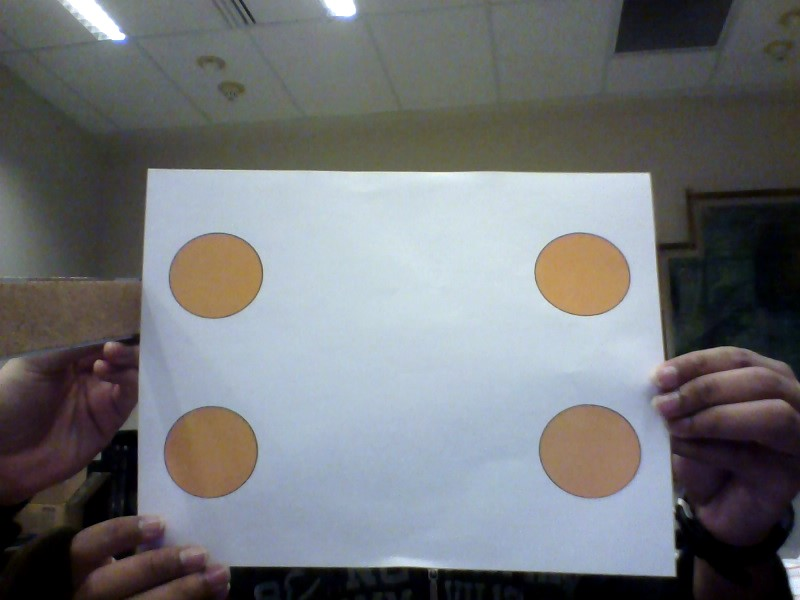
#> input picture image1.jpg, 800 x 600 px, given in place of the camera
$ python test.py   (Python 2 division)
#> lines starting #> are read from the running program, lines starting #| are printed output that depends on the picture; after the words box and inside, x2 and y2 are one past the last pixel; in counts of white or black regions, pixels touching at a corner belong together
#Adrian Rosebrock's guide - VIP
# import the necessary packages
from collections import deque
import numpy as np
import argparse
import imutils
import cv2

# construct the argument parse and parse the arguments
ap = argparse.ArgumentParser()
ap.add_argument("-v", "--video",
	help="path to the (optional) video file")
ap.add_argument("-b", "--buffer", type=int, default=32,
	help="max buffer size")
args = vars(ap.parse_args())

# ball in the HSV color space
orangeLower = (5, 50, 50)
orangeUpper = (15, 255, 255)

# initialize the list of tracked points, the frame counter,
# and the coordinate deltas
pts = deque(maxlen=args["buffer"])
counter = 0
(dX, dY) = (0, 0)
direction = ""
camera = cv2.VideoCapture(0)
# keep looping
while True:
	# grab the current frame
	(grabbed, frame) = camera.read()
#> frame is the input picture: shape (600, 800, 3); mean B, G, R 119.3, 116.3, 113.8

	# if we are viewing a video and we did not grab a frame,
	# then we have reached the end of the video
	if args.get("video") and not grabbed:
		break

	# resize the frame, blur it, and convert it to the HSV
	# color space
	frame = imutils.resize(frame, width=600)
#> frame: shape (450, 600, 3)
	blurred = cv2.GaussianBlur(frame, (11, 11), 0)
	hsv = cv2.cvtColor(frame, cv2.COLOR_BGR2HSV)
#> hsv: shape (450, 600, 3); mean H, S, V 83.3, 54.3, 127.2

	# construct a mask for the color "orange", then perform
	# a series of dilations and erosions to remove any small
	# blobs left in the mask
	mask = cv2.inRange(hsv, orangeLower, orangeUpper)
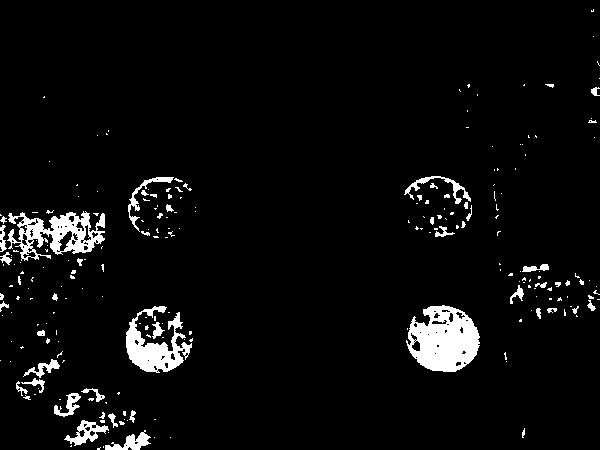
#> mask: shape (450, 600); 4.6% white; 227 white regions (178 under 20 px), largest, box (x1, y1, x2, y2) and area: (406, 305, 480, 372) 3380, (7, 211, 105, 261) 2259, (126, 306, 192, 373) 1955
	mask = cv2.erode(mask, None, iterations=2)
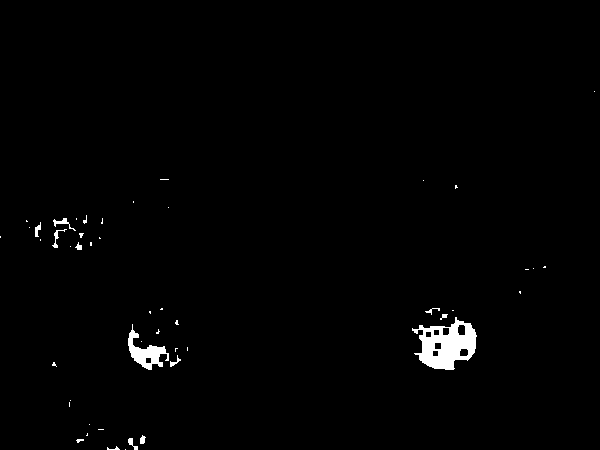
#> mask: shape (450, 600); 1.2% white; 49 white regions (36 under 20 px), largest, box (x1, y1, x2, y2) and area: (412, 317, 477, 370) 1929, (128, 324, 169, 370) 686, (53, 218, 76, 231) 80
	mask = cv2.dilate(mask, None, iterations=2)
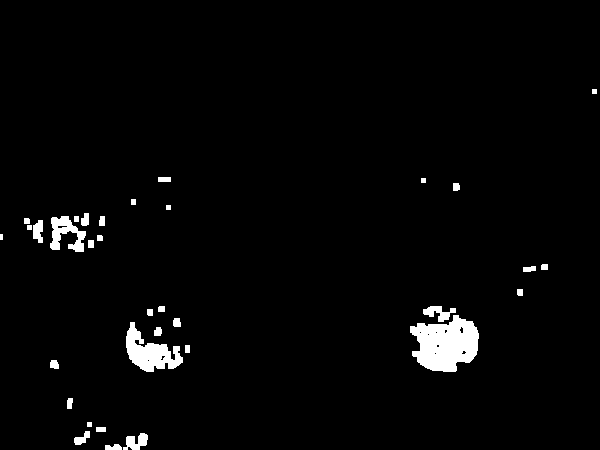
#> mask: shape (450, 600); 2.5% white; 34 white regions (1 under 20 px)

	# find contours in the mask and initialize the current
	# (x, y) center of the ball
	cnts = cv2.findContours(mask.copy(), cv2.RETR_EXTERNAL,
		cv2.CHAIN_APPROX_SIMPLE)[-2]
#> cnts = 34 contours, 6 with area under 20; largest, box (x1, y1, x2, y2) and area: (410, 315, 479, 372) 2654, (126, 322, 183, 372) 1274, (50, 216, 86, 252) 609, (123, 433, 148, 450) 218, (423, 306, 456, 322) 216
	center = None

		# only proceed if at least one contour was found
	if len(cnts) > 0:
		# find the largest contour in the mask, then use
		# it to compute the minimum enclosing circle and
		# centroid
		c = max(cnts, key=cv2.contourArea)
#> c = contour of 88 points, box (x1, y1, x2, y2) (410, 315, 479, 372), area 2654
		((x, y), radius) = cv2.minEnclosingCircle(c)
#> x = 443; y = 340; radius = 35.85
		M = cv2.moments(c)
#> M = moments, m00 2654.5, centre m10/m00, m01/m00 = (445.7, 343.9)
		center = (int(M["m10"] / M["m00"]), int(M["m01"] / M["m00"]))
#> center = (445, 343)

		# only proceed if the radius meets a minimum size
		if radius > 10: #dont know what the minimum area should be currently---(change later on)
			# draw the circle and centroid on the frame,
			# then update the list of tracked points
			cv2.circle(frame, (int(x), int(y)), int(radius),
				(0, 255, 255), 2)
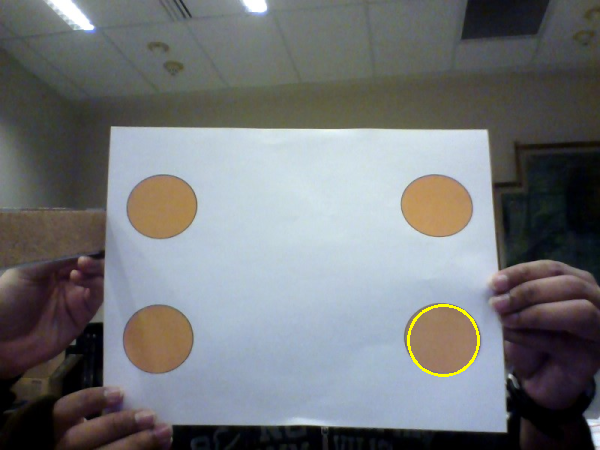
#> frame: shape (450, 600, 3); mean B, G, R 119, 116.6, 114.1
			cv2.circle(frame, center, 5, (0, 0, 255), -1)
#> frame: shape (450, 600, 3); 0.03% of pixels changed, all inside (x1, y1, x2, y2) = (440, 338, 451, 349)
			pts.appendleft(center)

	# loop over the set of tracked points
	for i in np.arange(1, len(pts)):
		# if either of the tracked points are None, ignore
		# them
		if pts[i - 1] is None or pts[i] is None:
			continue

		# check to see if enough points have been accumulated in
		# the buffer
		if counter >= 10 and i == 1 and pts[-10] is not None:
			# compute the difference between the x and y
			# coordinates and re-initialize the direction
			# text variables
			dX = pts[-10][0] - pts[i][0]
			dY = pts[-10][1] - pts[i][1]
			(dirX, dirY) = ("", "")

			# ensure there is significant movement in the
			# x-direction
			if np.abs(dX) > 20:
				dirX = "East" if np.sign(dX) == 1 else "West"

			# ensure there is significant movement in the
			# y-direction
			if np.abs(dY) > 20:
				dirY = "North" if np.sign(dY) == 1 else "South"

			# handle when both directions are non-empty
			if dirX != "" and dirY != "":
				direction = "{}-{}".format(dirY, dirX)

			# otherwise, only one direction is non-empty
			else:
				direction = dirX if dirX != "" else dirY
					# otherwise, compute the thickness of the line and
		# draw the connecting lines
		thickness = int(np.sqrt(args["buffer"] / float(i + 1)) * 2.5)
		cv2.line(frame, pts[i - 1], pts[i], (0, 0, 255), thickness)

	# show the movement deltas and the direction of movement on
	# the frame
	cv2.putText(frame, direction, (10, 30), cv2.FONT_HERSHEY_SIMPLEX,
		0.65, (0, 0, 255), 3)
	cv2.putText(frame, "dx: {}, dy: {}".format(dX, dY),
		(10, frame.shape[0] - 10), cv2.FONT_HERSHEY_SIMPLEX,
		0.35, (0, 0, 255), 1)
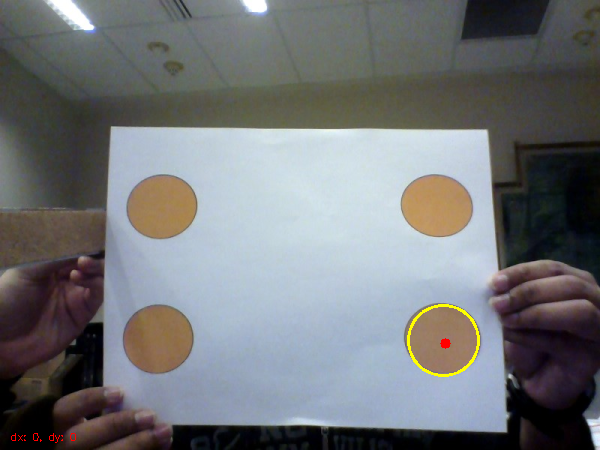
#> frame: shape (450, 600, 3); mean B, G, R 118.9, 116.6, 114.2

	# show the frame to our screen and increment the frame counter
	cv2.imshow("Frame", frame)
	key = cv2.waitKey(1) & 0xFF
#> (key q is pressed here)
	counter += 1

	# if the 'q' key is pressed, stop the loop
	if key == ord("q"):
                cv2.destroyAllWindows()
		break
